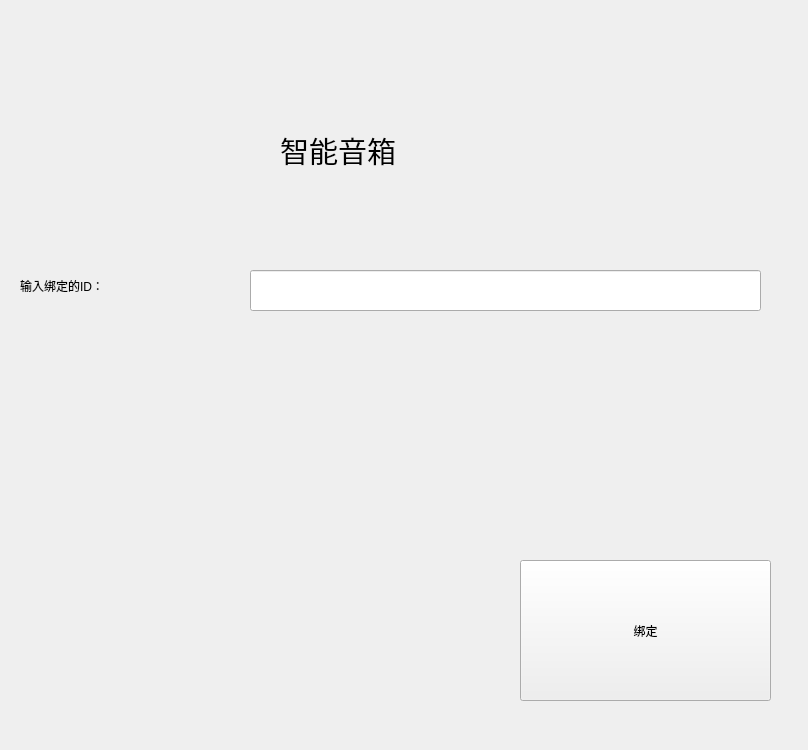
<?xml version="1.0" encoding="UTF-8"?>
<ui version="4.0">
 <class>Bind</class>
 <widget class="QWidget" name="Bind">
  <property name="geometry">
   <rect>
    <x>0</x>
    <y>0</y>
    <width>808</width>
    <height>750</height>
   </rect>
  </property>
  <property name="windowTitle">
   <string>Form</string>
  </property>
  <widget class="QLabel" name="label_2">
   <property name="geometry">
    <rect>
     <x>280</x>
     <y>120</y>
     <width>151</width>
     <height>61</height>
    </rect>
   </property>
   <property name="font">
    <font>
     <family>Arial Rounded MT Bold</family>
     <pointsize>22</pointsize>
     <weight>50</weight>
     <italic>false</italic>
     <bold>false</bold>
    </font>
   </property>
   <property name="styleSheet">
    <string notr="true">font: 87 10pt &quot;Arial Black&quot;;
font: 22pt &quot;Arial Rounded MT Bold&quot;;</string>
   </property>
   <property name="text">
    <string>智能音箱</string>
   </property>
  </widget>
  <widget class="QLabel" name="label">
   <property name="geometry">
    <rect>
     <x>20</x>
     <y>260</y>
     <width>181</width>
     <height>51</height>
    </rect>
   </property>
   <property name="styleSheet">
    <string notr="true">font: 87 16pt &quot;Arial Black&quot;;</string>
   </property>
   <property name="text">
    <string>输入绑定的ID：</string>
   </property>
  </widget>
  <widget class="QLineEdit" name="lineEdit">
   <property name="geometry">
    <rect>
     <x>250</x>
     <y>270</y>
     <width>511</width>
     <height>41</height>
    </rect>
   </property>
  </widget>
  <widget class="QPushButton" name="pushButton">
   <property name="geometry">
    <rect>
     <x>520</x>
     <y>560</y>
     <width>251</width>
     <height>141</height>
    </rect>
   </property>
   <property name="styleSheet">
    <string notr="true">font: 87 20pt &quot;Arial Black&quot;;
font: 87 28pt &quot;Arial Black&quot;;</string>
   </property>
   <property name="text">
    <string>绑定</string>
   </property>
  </widget>
 </widget>
 <resources/>
 <connections/>
</ui>
